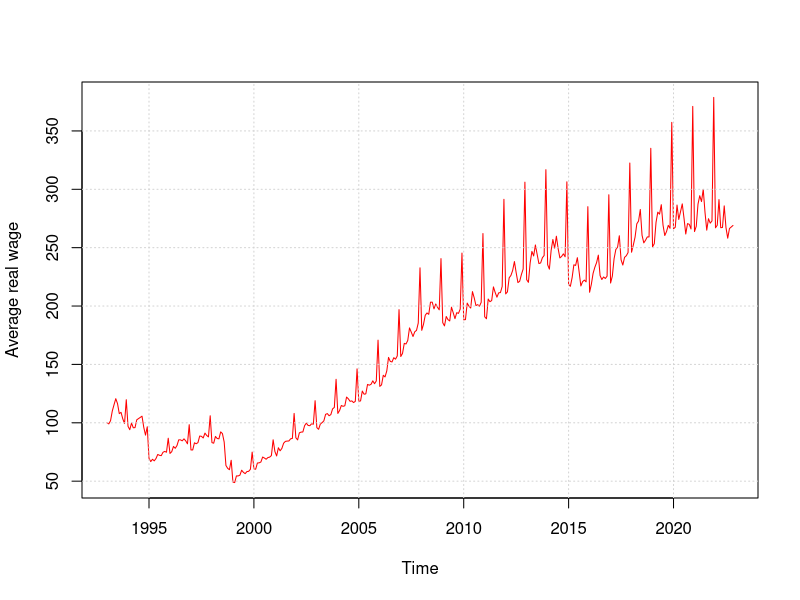
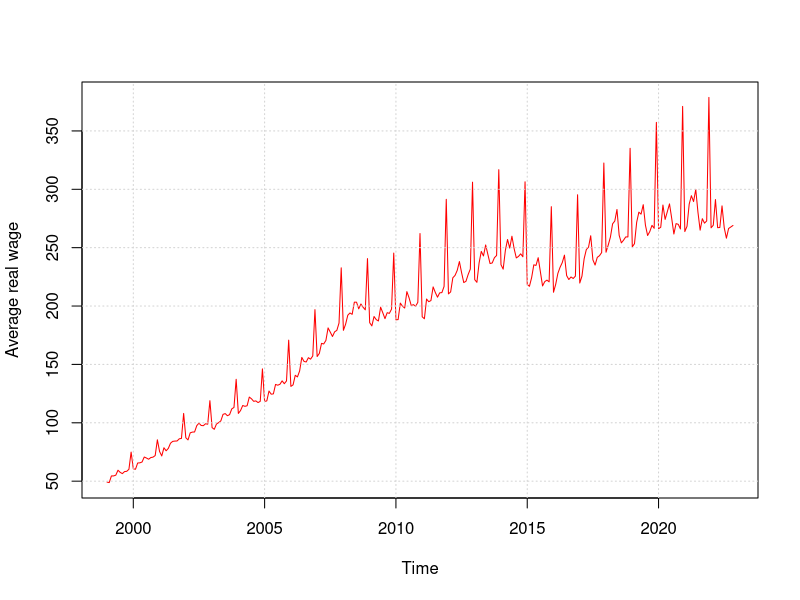
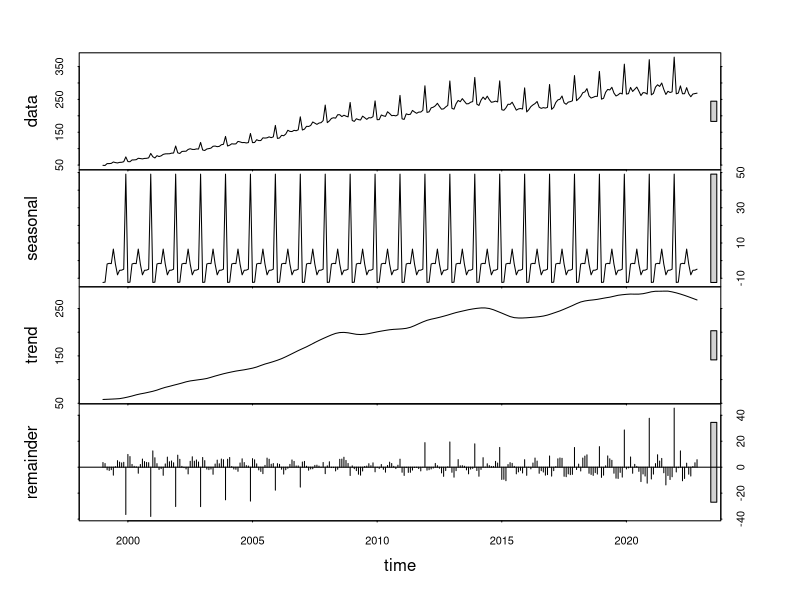
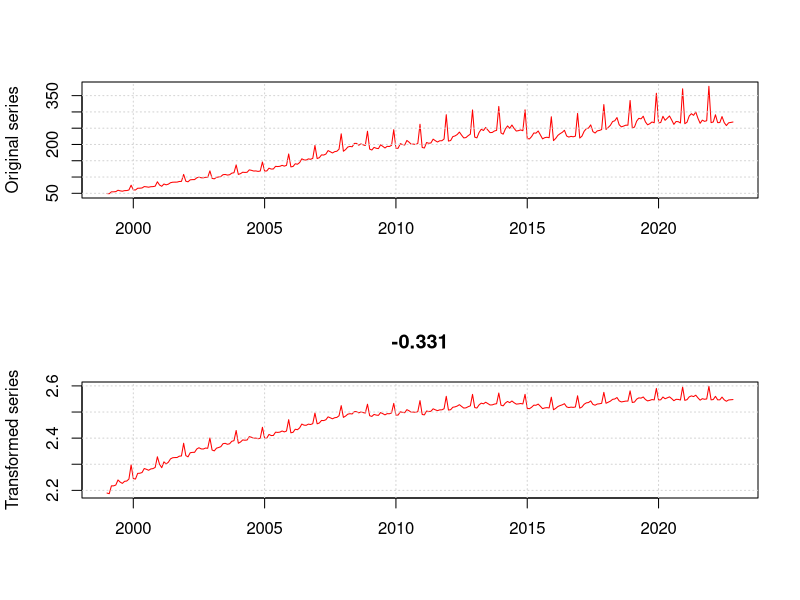
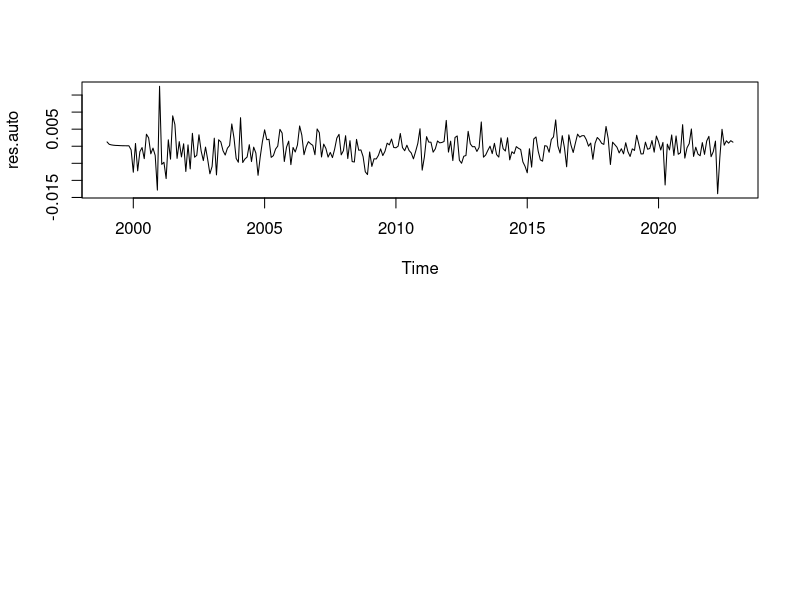
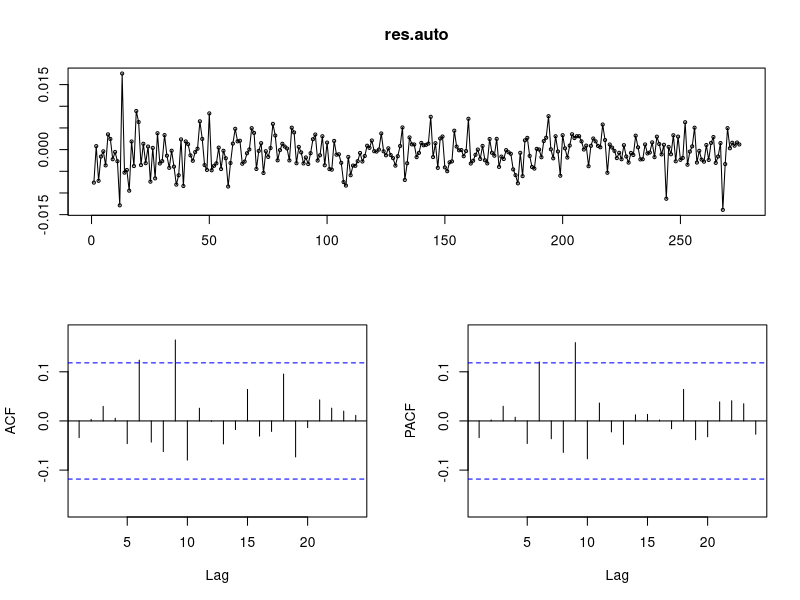
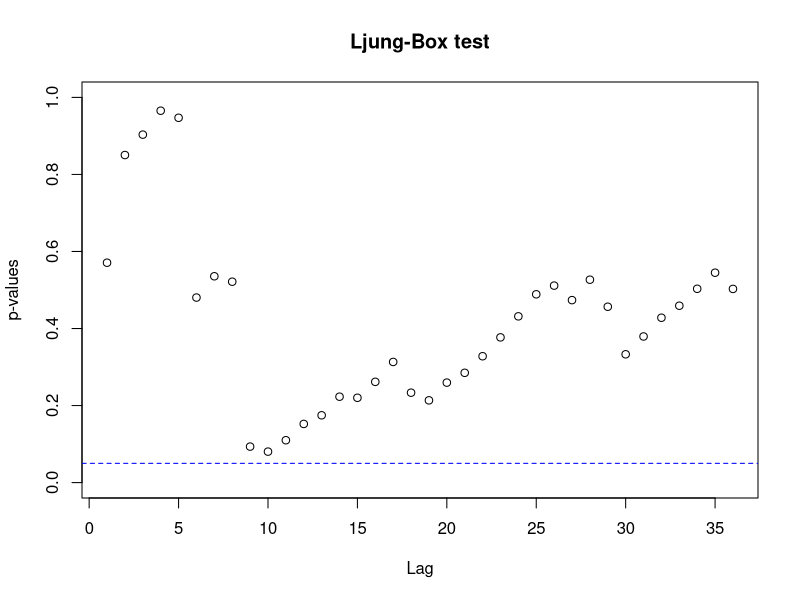
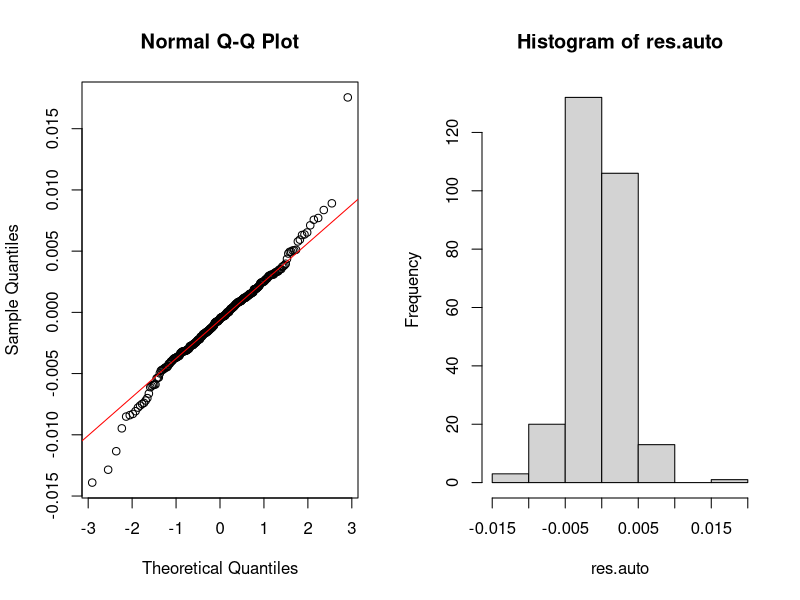

The R source for these figures, in order:
## ---- chunk 1
library(forecast)
library(tseries)
library(lmtest)
library(Hmisc)

data <- read.csv("monthly-wage.csv", sep=",", stringsAsFactors=F)
names(data)[1] <- "Date"
names(data)[2] <- "Value"
xname <- "Average real wage"

data$Value <- as.numeric(data$Value)
data$Date <- as.Date(as.yearmon(data$Date, format="%Y-%m"))
tSeries <- ts(data = data$Value, start = as.numeric(c(format(data$Date[1], "%Y"), format(data$Date[1], "%m"))), freq = 12)

plot(tSeries, type="l", ylab=xname, col="red")
grid()

D <- 36
## ---- chunk 2
tSeries <- window(tSeries, start=c(1999,1))

plot(tSeries, type="l", ylab=xname, col="red")
grid()
## ---- chunk 3
plot(stl(tSeries, s.window="periodic"))
## ---- chunk 4
par(mfrow=c(2,1))
plot(tSeries, ylab="Original series", xlab="", col="red")
grid()

LambdaOpt <- BoxCox.lambda(tSeries)
plot(BoxCox(tSeries, LambdaOpt), ylab="Transformed series", xlab="", col="red")
title(main=toString(round(LambdaOpt, 3)))
grid()
## ---- chunk 5
fit.auto <- auto.arima(tSeries, lambda=LambdaOpt, biasadj=T)
fit.auto
## ---- chunk 6
res.auto <- residuals(fit.auto)
plot(res.auto)
## ---- chunk 7
res.auto <- res.auto[-c(1:12)]
tsdisplay(res.auto)
## ---- chunk 8
p <- rep(0, 1, frequency(tSeries)*3)
for (i in 1:length(p)){
  p[i] <- Box.test(res.auto, lag=i, type = "Ljung-Box")$p.value
}
plot(p, xlab="Lag", ylab="p-values", ylim=c(0,1), main="Ljung-Box test")
abline(h = 0.05, lty = 2, col = "blue")
## ---- chunk 9
par(mfrow=c(1,2))
qqnorm(res.auto)
qqline(res.auto, col="red")
hist(res.auto)
## ---- chunk 10
plot(diff(BoxCox(tSeries, LambdaOpt), 12), type="l", col="red")
grid()
## ---- chunk 11
plot(diff(diff(BoxCox(tSeries, LambdaOpt), 12), 1), type="l", col="red")
grid()
## ---- chunk 12
par(mfrow=c(1,2))
acf(diff(diff(BoxCox(tSeries, LambdaOpt), 12), 1), lag.max=5*12, main="")
pacf(diff(diff(BoxCox(tSeries, LambdaOpt), 12), 1), lag.max=5*12, main="")
## ---- chunk 13
fit <- auto.arima(tSeries, d=1, D=1, max.p=10, max.q=11, max.P = 4, max.Q = 4, 
                  start.p=2, start.q=1, start.P=2, start.Q=1, 
                  lambda=LambdaOpt, biasadj=T)
fit
## ---- chunk 14
res <- residuals(fit)
plot(res)
## ---- chunk 15
res <- res[-c(1:12)]
tsdisplay(res)
## ---- chunk 16
p <- rep(0, 1, frequency(tSeries)*3)
for (i in 1:length(p)){
  p[i] <- Box.test(res, lag=i, type = "Ljung-Box")$p.value
}
plot(p, xlab="Lag", ylab="p-values", ylim=c(0,1), main="Ljung-Box test")
abline(h = 0.05, lty = 2, col = "blue")
## ---- chunk 17
par(mfrow=c(1,2))
qqnorm(res)
qqline(res, col="red")
hist(res)
## ---- chunk 18
res_manual_orig_scale <- residuals(fit, type = "response")[-c(1:12)]
res_auto_orig_scale <- residuals(fit.auto, type = "response")[-c(1:12)]
ax_range <- range(c(res_manual_orig_scale, res_auto_orig_scale))

plot(res_manual_orig_scale, res_auto_orig_scale, xlim=ax_range, ylim=ax_range, 
     xlab = "Residuals of manually found model", ylab="Residuals of auto.arima model")
grid()
lines(c(ax_range[1], ax_range[2])*2, c(ax_range[1], ax_range[2])*2, col="red")
## ---- chunk 19
fl <- forecast(fit, h=D, bootstrap=TRUE)
print(fl)
## ---- chunk 20
plot(fl, ylab=xname, xlab="Year", col="red")
